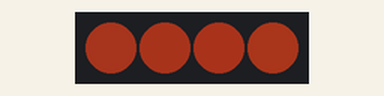
Recording of a sketch running on a simulated Arduino Uno, built with avr-gcc and run on an emulated ATmega328P. Parts: 4 RGB LEDs in strip order, left to right. Dim RGB values are drawn brighter than linear; random numbers use the default seed unless the sketch sets one.

Above: at 0.17 s.
Timing chart, 0 to 40.0 s (numbered marks = the images above):
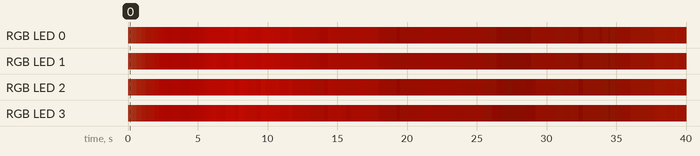

The sketch:

APA102xCandle.ino
```cpp
/*
  APA102x candle using Adafruit_DotStar library

  This sketch creates a candle effect by randomizing
  hue, sat, and intensity

  Change pixelCount to the number of LEDs in your string.

  Uses Adafruit's DotStar library: https://github.com/adafruit/Adafruit_DotStar

  created 17 Jun 2019
  by Tom Igoe
*/
#include <Adafruit_DotStar.h>

const int pixelCount = 4;    // number of pixels
// you need these only if you're using sotware SPI:
const int dataPin = 8;       // data pin
const int clockPin = 9;      // clock pin

// set up strip:
//Adafruit_DotStar strip(pixelCount, dataPin, clockPin, DOTSTAR_BRG);
Adafruit_DotStar candle(pixelCount, DOTSTAR_BGR);
unsigned int hue = 3000;
int sat = 127;
int intensity = 127;

void setup() {
  candle.begin();    // initialize pixel strip
  candle.clear();    // turn all LEDs off
  candle.show();     // update strip
}

void loop() {
  for (int p = 0; p < pixelCount; p++) {
    // change hue -1 to 2 points:
    int hueChange = random(4) - 1;

    hue += hueChange;
    // constrain to red to orange:
    hue = constrain(hue, 0, 6000);

    // change saturation -1 to 2 points:
    int satChange = random(4) - 1;
    sat += satChange;
    sat = constrain(sat, 0, 255);

    // change intensity -1 to 1 points:
    int intensityChange = random(3) - 1;
    intensity += intensityChange;
    intensity = constrain(intensity, 0, 255);

    // get RGB from HSV:
    unsigned long color = candle.ColorHSV(hue, sat, intensity);
    // do a gamma correction:
    unsigned long correctedColor = candle.gamma32(color);
    candle.setPixelColor(p, correctedColor);
  }

  candle.show();
  delay(30);
}
```

Measured:
- by itself, RGB LED 0: off → RGB(42, 13, 7) at 0.01 s, → RGB(41, 11, 5) 0.33 s later, → RGB(42, 9, 3) 0.31 s later, → RGB(41, 7, 2) 0.33 s later, … (126 changes in this stretch)
- by itself, RGB LED 1: off → RGB(43, 13, 7) at 0.01 s, → RGB(40, 11, 5) 0.33 s later, → RGB(42, 9, 3) 0.31 s later, → RGB(40, 7, 2) 0.33 s later, … (123 changes in this stretch)
